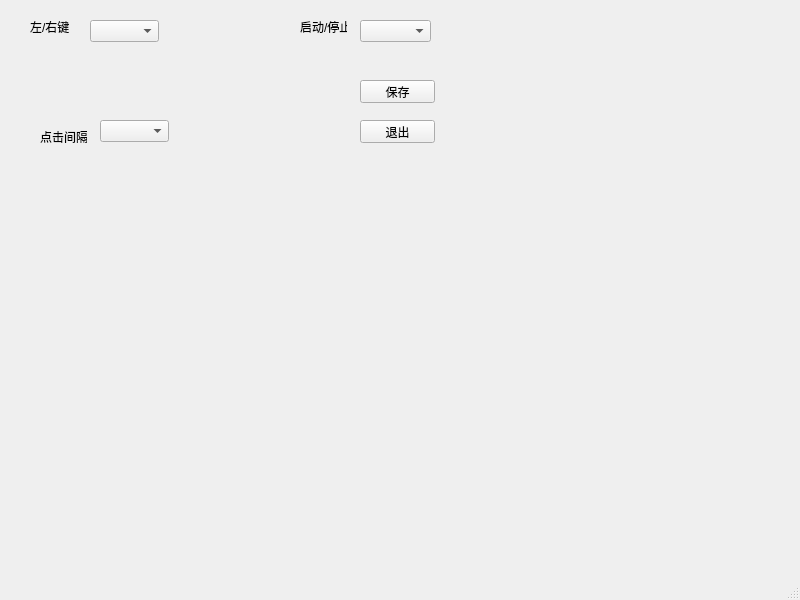
<?xml version="1.0" encoding="UTF-8"?>
<ui version="4.0">
 <class>MainWindow</class>
 <widget class="QMainWindow" name="MainWindow">
  <property name="geometry">
   <rect>
    <x>0</x>
    <y>0</y>
    <width>800</width>
    <height>600</height>
   </rect>
  </property>
  <property name="windowTitle">
   <string>MainWindow</string>
  </property>
  <widget class="QWidget" name="centralwidget">
   <widget class="QLabel" name="label_3">
    <property name="geometry">
     <rect>
      <x>40</x>
      <y>130</y>
      <width>47</width>
      <height>13</height>
     </rect>
    </property>
    <property name="text">
     <string>点击间隔</string>
    </property>
   </widget>
   <widget class="QLabel" name="label">
    <property name="geometry">
     <rect>
      <x>30</x>
      <y>20</y>
      <width>47</width>
      <height>13</height>
     </rect>
    </property>
    <property name="text">
     <string>左/右键</string>
    </property>
   </widget>
   <widget class="QComboBox" name="comboBox_2">
    <property name="geometry">
     <rect>
      <x>360</x>
      <y>20</y>
      <width>71</width>
      <height>22</height>
     </rect>
    </property>
   </widget>
   <widget class="QComboBox" name="comboBox">
    <property name="geometry">
     <rect>
      <x>90</x>
      <y>20</y>
      <width>69</width>
      <height>22</height>
     </rect>
    </property>
   </widget>
   <widget class="QComboBox" name="comboBox_3">
    <property name="geometry">
     <rect>
      <x>100</x>
      <y>120</y>
      <width>69</width>
      <height>22</height>
     </rect>
    </property>
   </widget>
   <widget class="QLabel" name="label_2">
    <property name="geometry">
     <rect>
      <x>300</x>
      <y>20</y>
      <width>47</width>
      <height>13</height>
     </rect>
    </property>
    <property name="text">
     <string>启动/停止键</string>
    </property>
   </widget>
   <widget class="QPushButton" name="pushButton_2">
    <property name="geometry">
     <rect>
      <x>360</x>
      <y>120</y>
      <width>75</width>
      <height>23</height>
     </rect>
    </property>
    <property name="text">
     <string>退出</string>
    </property>
   </widget>
   <widget class="QPushButton" name="pushButton">
    <property name="geometry">
     <rect>
      <x>360</x>
      <y>80</y>
      <width>75</width>
      <height>23</height>
     </rect>
    </property>
    <property name="text">
     <string>保存</string>
    </property>
   </widget>
  </widget>
  <widget class="QMenuBar" name="menubar">
   <property name="geometry">
    <rect>
     <x>0</x>
     <y>0</y>
     <width>800</width>
     <height>23</height>
    </rect>
   </property>
  </widget>
  <widget class="QStatusBar" name="statusbar"/>
 </widget>
 <resources/>
 <connections/>
</ui>
